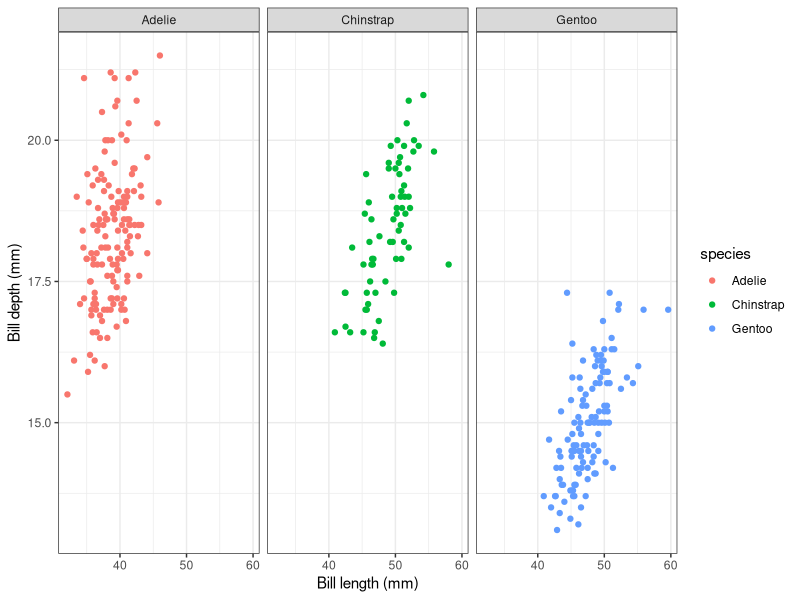

Here is the R script that generated this plot:
## ---- chunk 1
knitr::opts_chunk$set(
  echo=TRUE, message=FALSE, warning=FALSE,
  class.source="language-r", attr.output="language-r"
)
## ---- chunk 2
library(tidyverse)
theme_set(theme_bw())
## ---- chunk 3
penguins <- palmerpenguins::penguins %>%
  drop_na()

glimpse(penguins)
## ---- chunk 4
new_peng <- penguins %>%
  mutate(diff1 = bill_length_mm - mean(bill_length_mm)) %>%
  group_by(species, island) %>%
  mutate(diff2 = bill_length_mm - mean(bill_length_mm)) %>%
  ungroup() %>%
  select(species, island, bill_length_mm, contains("diff"))

new_peng
## ---- chunk 5
# This is a comment though
## This isn't a comment
## ---- chunk 6
ggplot(penguins, aes(x=bill_length_mm, y=bill_depth_mm)) +
  geom_point(aes(colour=species)) +
  facet_wrap(~species, nrow=1) +
  labs(x="Bill length (mm)", y="Bill depth (mm)")
